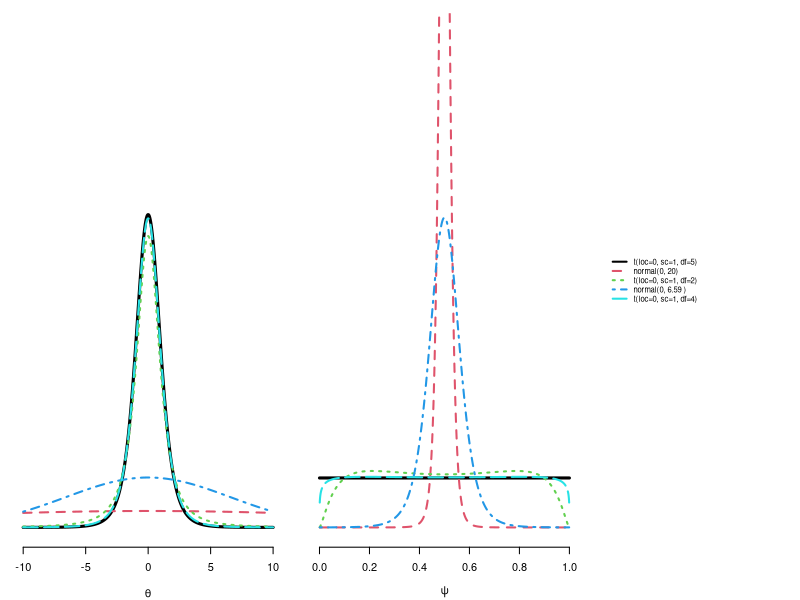

This chart was generated by the following R code:
rm(list=ls())

uu = seq(0, 1, length=1001)


### Select one group
## group 1
xx = seq(0, 10, length=1001)
truth = list(d = function(x) {dgamma(x, 20, sc=0.2)},
			 q = function(u) {qgamma(u, 20, sc=0.2)},
			 t = "gamma(sh=20, sc=0.2)")

pseu = list()
pseu[[1]] = list(d = function(x) {dgamma(x, 2, sc=1)},
				 q = function(u) {qgamma(u, 2, sc=1)},
				 t = "gamma(sh=2, sc=1)")

pseu[[2]] = list(d = function(x) {dgamma(x, 4, sc=1)},
				 q = function(u) {qgamma(u, 4, sc=1)},
				 t = "gamma(sh=4, sc=1)")

pseu[[3]] = list(d = function(x) {dgamma(x, 10, sc=0.4)},
				 q = function(u) {qgamma(u, 10, sc=0.4)},
				 t = "gamma(sh=10, sc=0.4)")

## group 2
xx = seq(-5, 16, length=1001)
truth = list(d = function(x) {dgamma(x, 20, sc=0.2)},
			 q = function(u) {qgamma(u, 20, sc=0.2)},
			 t = "gamma(sh=20, sc=0.2)")

pseu = list()
pseu[[1]] = list(d = function(x) {dt((x-4)/2.5, df=2)/2.5},
				 q = function(u) {qt((u), df=2)*2.5 + 4},
				 t = "t(loc=4, sc=2.5, df=2)")

pseu[[2]] = list(d = function(x) {dt((x-8)/2.5, df=2)/2.5},
				 q = function(u) {qt((u), df=2)*2.5 + 8},
				 t = "t(loc=8, sc=2.5, df=2)")

pseu[[3]] = list(d = function(x) {dt((x-4)/1.2, df=2)/1.2},
				 q = function(u) {qt((u), df=2)*1.2 + 4},
				 t = "t(loc=4, sc=1.2, df=2)")

## group 3
xx = seq(0, 1, length=1001)
truth = list(d = function(x) {dbeta(x, 0.8, 0.2)},
			 q = function(u) {qbeta(u, 0.8, 0.2)},
			 t = "beta(0.8, 0.2)")

pseu = list()

pseu[[1]] = list(d = function(x) {dbeta(x, 2, 2)},
				 q = function(u) {qbeta(u, 2, 2)},
				 t = "beta(2, 2)")

pseu[[2]] = list(d = function(x) {dbeta(x, 1, 1)},
				 q = function(u) {qbeta(u, 1, 1)},
				 t = "unif(0, 1)")

pseu[[3]] = list(d = function(x) {dbeta(x, 0.5, 0.5)},
				 q = function(u) {qbeta(u, 0.5, 0.5)},
				 t = "beta(0.5, 0.5)")


## group 4
xx = seq(-10, 10, length=1001)
truth = list(d = function(x) {dt(x, df=1)},
			 q = function(u) {qt(u, df=1)},
			 t = "t(loc=0, sc=1, df=1)")

pseu = list()
pseu[[1]] = list(d = function(x) {dnorm(x)},
				 q = function(u) {qnorm(u)},
				 t = "normal(0, 1)")

pseu[[2]] = list(d = function(x) {dnorm(x, 0, 3)},
				 q = function(u) {qnorm(u, 0, 3)},
				 t = "normal(0, 3^2)")

pseu[[3]] = list(d = function(x) {dt((x-4)/2, df=3)/2},
				 q = function(u) {qt((u), df=3)*2 + 4},
				 t = "t(loc=4, sc=2, df=3)")


## group 5
xx = seq(-10, 10, length=1001)
truth = list(d = function(x) {dt(x, df=5)},
             q = function(u) {qt(u, df=5)},
             t = "t(df=5)")

pseu = list()
pseu[[1]] = list(d = function(x) {dnorm(x, 0, 10)},
                 q = function(u) {qnorm(u, 0, 10)},
                 t = "normal(0, 10)")

pseu[[2]] = list(d = function(x) {dnorm(x, 0, 1)},
                 q = function(u) {qnorm(u, 0, 1)},
                 t = "normal(0, 1)")

normAppx <- optim(c(0), fn = \(par) -truth$d(par), hessian = TRUE)

pseu[[3]] = list(d = function(x) {dnorm(x, 0, solve(normAppx$hessian) * 3)},
                 q = function(u) {qnorm(u, 0, solve(normAppx$hessian) * 3)},
                 t = paste("normal(0,",round(solve(normAppx$hessian) * 3, 2),")"))


## group 6
xx = seq(-10, 10, length=1001)
truth = list(d = function(x) {dt(x, df=5)},
             q = function(u) {qt(u, df=5)},
             t = "t(loc=0, sc=1, df=5)")

pseu = list()
pseu[[1]] = list(d = function(x) {dnorm(x, 0, 20)},
                 q = function(u) {qnorm(u, 0, 20)},
                 t = "normal(0, 20)")

pseu[[2]] = list(d = function(x) {dt(x, df = 2)},
                 q = function(u) {qt(u, df = 2)},
                 t = "t(loc=0, sc=1, df=2)")

normAppx <- optim(c(0), fn = \(par) -truth$d(par), hessian = TRUE)

pseu[[3]] = list(d = function(x) {dnorm(x, 0, solve(normAppx$hessian) * 3)},
                 q = function(u) {qnorm(u, 0, solve(normAppx$hessian) * 3)},
                 t = paste("normal(0,",round(solve(normAppx$hessian) * 3, 2),")"))

pseu[[4]] = list(d = function(x) {dt(x, df = 4)},
                 q = function(u) {qt(u, df = 4)},
                 t = "t(loc=0, sc=1, df=4)")




### plot
(n_pseu = length(pseu))

m = matrix(c(1,2,3), nrow=1)
layout(mat=m, widths=c(1, 1, 0.7))
par(mar=c(4,1,1,1))

plot(xx, truth$d(xx), type="l", lwd=3,
	ylim=c(0,.6),
	xlab=expression(theta), ylab="", axes=FALSE)
axis(side=1)
for(i in 1:n_pseu) {
lines(xx, pseu[[i]]$d(xx), col=i+1, lwd=2, lty=i+1)	
}

plot(uu, rep(1.0, length(uu)), type="l", col=1, lwd=3, 
	ylim=c(0,10),
	xlab=expression(psi), ylab="", axes=FALSE, bty="L")
axis(side=1)

for(i in 1:n_pseu) {
	lines(uu, truth$d( pseu[[i]]$q(uu) ) / pseu[[i]]$d( pseu[[i]]$q(uu) ), col=i+1, lwd=2, lty=i+1)
}

plot(1, type="n", axes=FALSE, xlab="", ylab="")
legend("left", bty="n", inset=c(0.0, 0.0),
		legend=c(truth$t, sapply(pseu, function(x) x$t)),
		col=1:(n_pseu+1), lwd=2, lty=1:(n_pseu+1), cex = 0.7)







### for poster

xx = seq(-5, 12, length=1001)
truth = list(d = function(x) {dgamma(x, 6, sc=0.5)},
             q = function(u) {qgamma(u, 6, sc=0.5)},
             t = "gamma(sh=6, sc=0.5)")

pseu = list()

pseu[[1]] = list(d = function(x) {dt((x-3)/1.3, df=1)/1.3},
                 q = function(u) {qt((u), df=2)*1.3 + 4},
                 t = "Cauchy(loc=3, sc=1.3)")

pseu[[2]] = list(d = function(x) {dt((x-3)/3, df=1)/3},
                 q = function(u) {qt((u), df=2)*3 + 3},
                 t = "Cauchy(loc=3, sc=3)")

pseu[[3]] = list(d = function(x) {dt((x-7)/3, df=1)/3},
                 q = function(u) {qt((u), df=2)*3 + 7},
                 t = "Cauchy(loc=7, sc=3)")




(n_pseu = length(pseu))
cols = c("dodgerblue3", "goldenrod3", "firebrick3")

pdf(file="transformDemo.pdf", width=8, height=3.75)
par(mar=c(3.5,1,1,1), mfrow=c(1,2))

plot(xx, truth$d(xx), type="l", lwd=6,
     ylim=c(0,.39),
     xlab="x", ylab="", axes=FALSE, cex.lab=1.5, line=2.5)
axis(side=1)
for(i in n_pseu:1) {
  lines(xx, pseu[[i]]$d(xx), col=cols[i], lwd=5, lty=1)	
}
text(0.4, 0.33, expression(g(x)))
text(5.5, 0.2, expression(hat(g)(x)), col=cols[1])
text(5.8, 0.14, expression(hat(g)(x)), col=cols[2])
text(8.8, 0.14, expression(hat(g)(x)), col=cols[3])

par(mar=c(3.5,1,1,1))
plot(uu, rep(1.0, length(uu)), type="l", col=1, lwd=5, 
     ylim=c(0,11),
     xlab="u", ylab="", 
     axes=FALSE, cex.lab=1.5, line=2.5)
axis(side=1)
mtext(expression(h(hat(G)^-1*(u))), side=2, line=-1.0, las=3)

for(i in n_pseu:1) {
  lines(uu, truth$d( pseu[[i]]$q(uu) ) / pseu[[i]]$d( pseu[[i]]$q(uu) ), col=cols[i], lwd=5, lty=1)
}

legend("topright", bty="n", inset=c(0.0, 0.0),
       legend=c(truth$t, sapply(pseu, function(x) x$t)), 
       col=c("black", cols), lwd=5, lty=1, cex=1.2)
dev.off()


pdf(file="genericDensity.pdf", width=5, height=4)
xx = seq(-3, 9, length=1001)
par(mar=c(1,1,1,1))
plot(xx, truth$d(xx), type="l", lwd=6,
     xlab="", ylab="", axes=FALSE)
dev.off()
